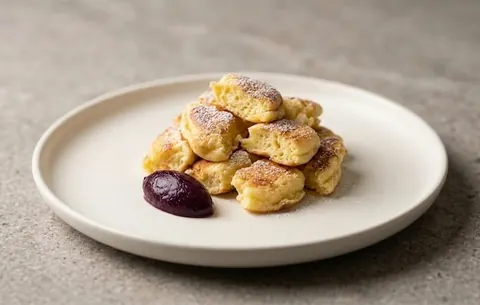
#> input picture recipes/images/Kaiserschmarrn-480.webp, 480 x 305 px; its folder holds only this picture in this run
$ python optimize-images.py ../recipes/images/Kaiserschmarrn-480.webp
#> lines starting #> are read from the running program, lines starting #| are printed output that depends on the picture
#!/usr/bin/env python3
"""Rezeptbilder vorbereiten: links und rechts je 7 % abschneiden (Wasserzeichen weg, Motiv mittig) und WebP-Varianten erzeugen.

    pip install pillow
    python3 tools/optimize-images.py recipes/images/neues-bild.jpg [...]
    python3 tools/optimize-images.py --webp-only      # nur fehlende WebP-Dateien für alle Bilder

Danach bei geänderten (nicht neuen) Bildern image_version in _config.yml hochzählen.
"""
import os
import sys

from PIL import Image

IMAGES = "recipes/images"
CROP = 0.07  # je 7 % links und rechts entfernen (KI-Wasserzeichen unten rechts, Motiv bleibt mittig)


def webp_variants(path):
    stem = os.path.splitext(path)[0]
    im = Image.open(path).convert("RGB")
    w, h = im.size
    for width in (480, 960):
        tw = min(width, w)
        out = im if tw == w else im.resize((tw, round(h * tw / w)), Image.LANCZOS)
        out.save(f"{stem}-{width}.webp", "WEBP", quality=78, method=6)


def crop(path):
    im = Image.open(path)
#> im is the input picture: PIL image 480x305 RGB; mean R, G, B 169.7, 155.9, 139.3
    im.load()
    w, h = im.size
#> w = 480; h = 305
    c = round(w * CROP)
#> c = 34
    im.convert("RGB").crop((c, 0, w - c, h)).save(
        path, "JPEG", quality=82, optimize=True, progressive=True
    )
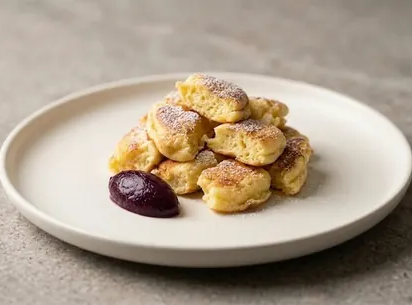
#> saved as Kaiserschmarrn-480.webp: PIL image 412x305 RGB; mean R, G, B 171.4, 156.8, 139.2


def main(args):
    if args == ["--webp-only"]:
        for f in sorted(os.listdir(IMAGES)):
            p = os.path.join(IMAGES, f)
            if f.lower().endswith((".jpg", ".jpeg", ".png")) and not os.path.exists(os.path.splitext(p)[0] + "-480.webp"):
                webp_variants(p)
                print("webp:", p)
        return
    for p in args:
        crop(p)
        webp_variants(p)
        print("ok:", p)


if __name__ == "__main__":
    main(sys.argv[1:])

$ run again, on recipes/images/aprikosen-haehnchen-mit-piri-piri-gemuese-blumenkohl-vom-ble.jpg
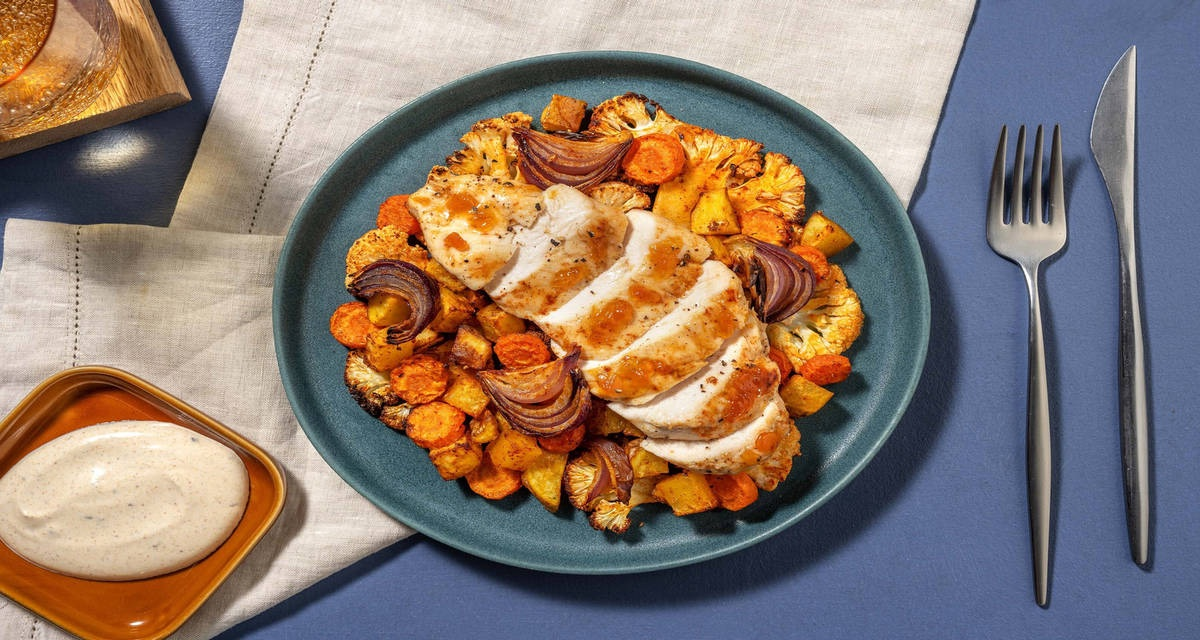
#> input picture recipes/images/aprikosen-haehnchen-mit-piri-piri-gemuese-blumenkohl-vom-ble.jpg, 1200 x 640 px
#> in crop, im is the input picture: PIL image 1200x640 RGB; mean R, G, B 139.8, 122.5, 111.6
#> in crop, `im.convert("RGB").crop((c, 0, w - c, h)).save( path, "JPEG", quality=8..`:
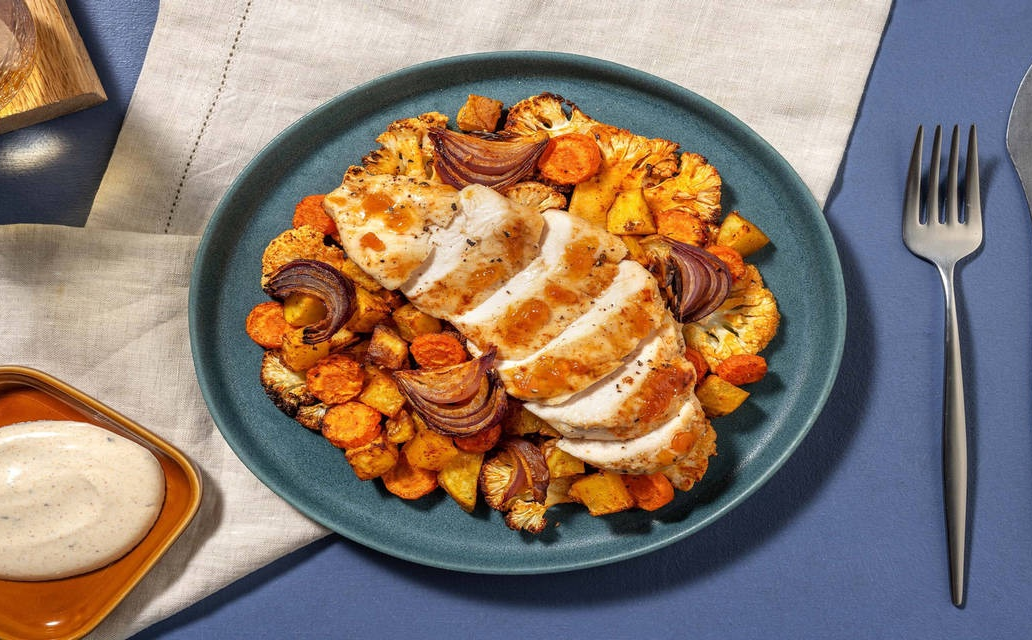
#> saved as aprikosen-haehnchen-mit-piri-piri-gemuese-blumenkohl-vom-ble.jpg: PIL image 1032x640 RGB; mean R, G, B 141, 122.9, 110.4
#> im: PIL image 1032x640 RGB

$ run again, on recipes/images/aprikosen-haehnchen-vom-blech-mvwdjfmw-480.webp
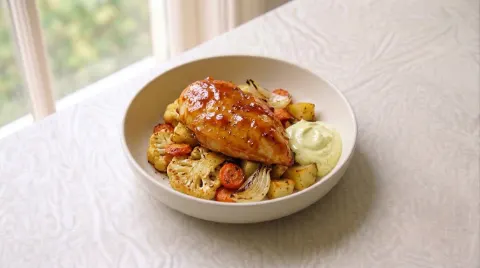
#> input picture recipes/images/aprikosen-haehnchen-vom-blech-mvwdjfmw-480.webp, 480 x 268 px
#> in crop, im is the input picture: PIL image 480x268 RGB; mean R, G, B 200.1, 182.9, 165.3
#> in crop, `im.convert("RGB").crop((c, 0, w - c, h)).save( path, "JPEG", quality=8..`:
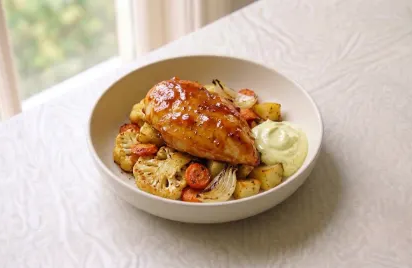
#> saved as aprikosen-haehnchen-vom-blech-mvwdjfmw-480.webp: PIL image 412x268 RGB; mean R, G, B 197.9, 179.2, 159.9
#> im: PIL image 412x268 RGB

$ run again, on recipes/images/Kaiserschmarrn.jpg
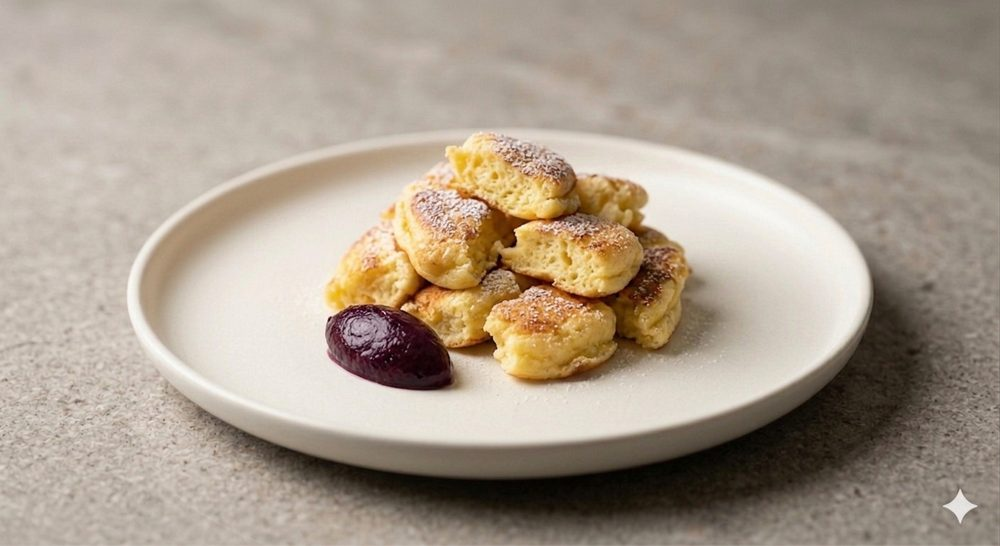
#> input picture recipes/images/Kaiserschmarrn.jpg, 1000 x 546 px
#> in crop, im is the input picture: PIL image 1000x546 RGB; mean R, G, B 169.7, 156, 140.6
#> in crop, `im.convert("RGB").crop((c, 0, w - c, h)).save( path, "JPEG", quality=8..`:
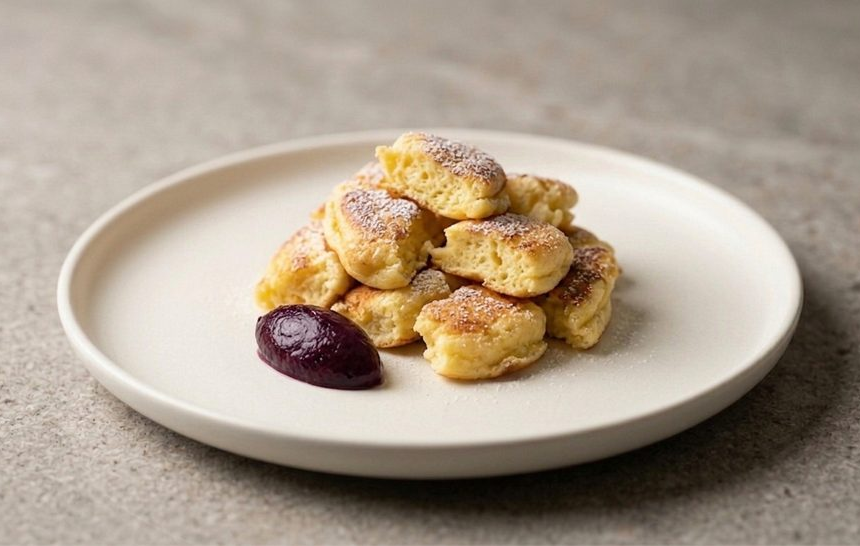
#> saved as Kaiserschmarrn.jpg: PIL image 860x546 RGB; mean R, G, B 169.9, 155.6, 139.3
#> im: PIL image 860x546 RGB
